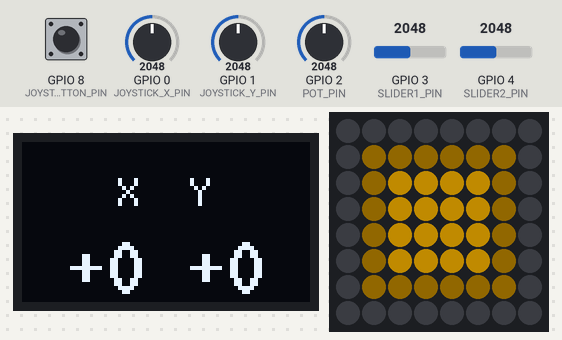
A program run on a simulated ESP32-C3. On the bench: 72×40 one-colour display, 8×8 RGB LED matrix (first LED top left, wired row by row). The test bench sets the inputs (shaded band); at power-on: GPIO 0 (JOYSTICK_X_PIN) = 2048, GPIO 3 (SLIDER1_PIN) = 2048, GPIO 2 (POT_PIN) = 2048, GPIO 8 (JOYSTICK_BUTTON_PIN) HIGH, GPIO 1 (JOYSTICK_Y_PIN) = 2048, GPIO 4 (SLIDER2_PIN) = 2048 (analog values on the 0–4095 scale). Dim RGB values are drawn brighter than linear; what the program prints to the serial monitor is not drawn.

Above: at 1.5 s.
1.6 s: GPIO 0 (JOYSTICK_X_PIN) set to 160
At 3.0 s:
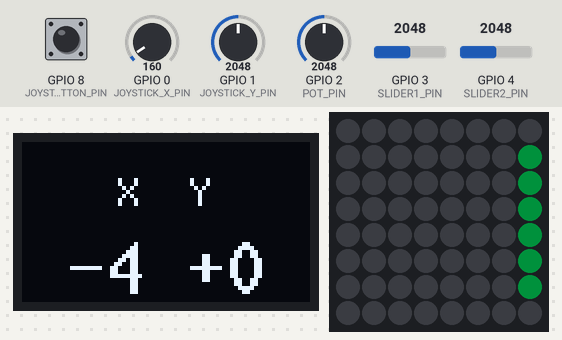
3.7 s: GPIO 3 (SLIDER1_PIN) set to 2866
At 4.09 s:
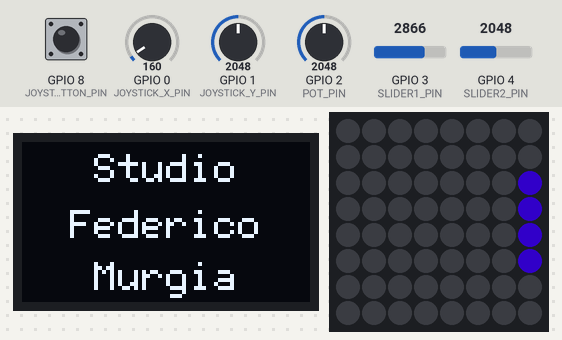
6.3 s: GPIO 2 (POT_PIN) set to 160
At 7.46 s:
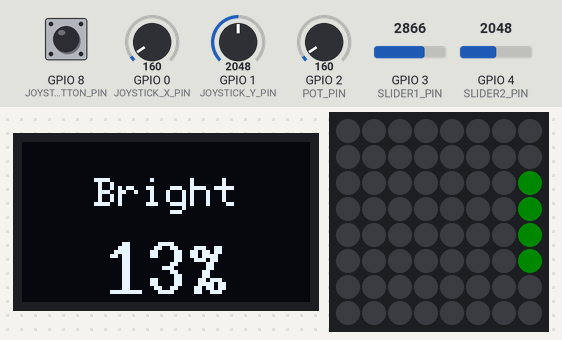
8.1 s: GPIO 8 (JOYSTICK_BUTTON_PIN) pulled LOW for 0.15 s
At 8.9 s:
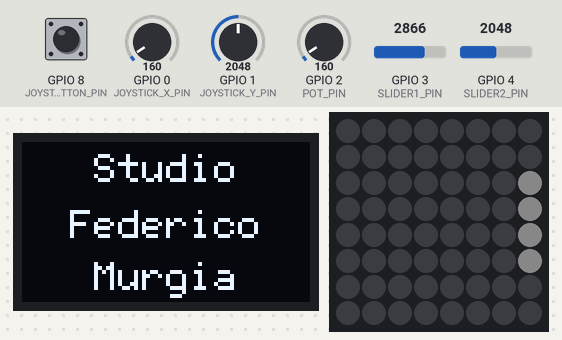
11.2 s: GPIO 1 (JOYSTICK_Y_PIN) set to 2866
At 12.2 s:
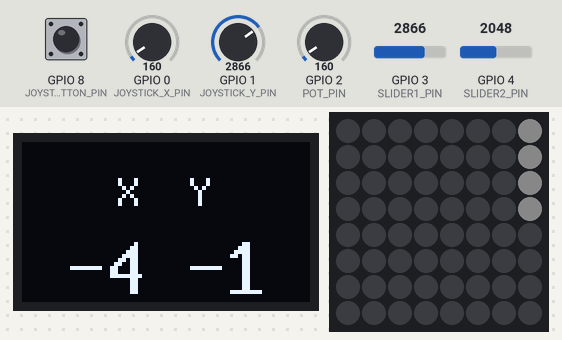
14.2 s: GPIO 4 (SLIDER2_PIN) set to 2866
At 15.3 s:
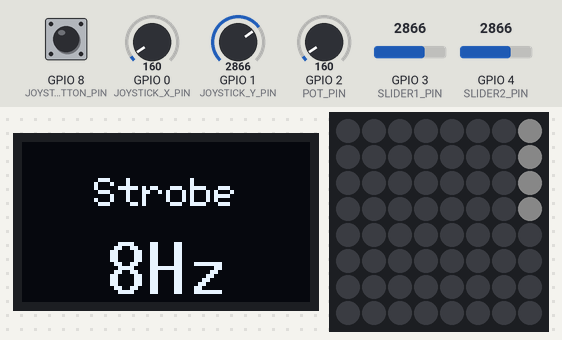
Timing chart, 0 to 17.2 s (numbered marks = the images above; inputs shaded):
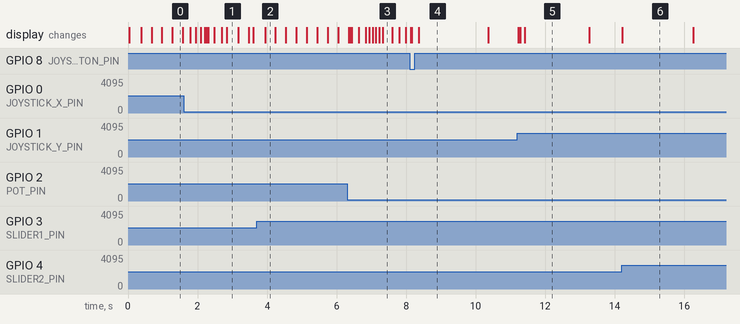

The program:

main.cpp
```cpp
#include <Arduino.h>
#include <FastLED.h>
#include <U8g2lib.h>
#include <Wire.h>

namespace {

// Matrix size.
constexpr uint8_t  MATRIX_WIDTH  = 8;
constexpr uint8_t  MATRIX_HEIGHT = 8;
constexpr uint16_t LED_COUNT     = MATRIX_WIDTH * MATRIX_HEIGHT;

// OLED — 01space 0.42" SSD1306, 72x40, I2C on GPIO5/GPIO6.
constexpr uint8_t OLED_SDA = 5;
constexpr uint8_t OLED_SCL = 6;
constexpr uint32_t SCREEN_INTERVAL_MS = 2000;

// Pins — ESP32-C3 Egg board.
constexpr uint8_t LED_PIN             = 7;
constexpr uint8_t JOYSTICK_X_PIN     = 0;
constexpr uint8_t JOYSTICK_Y_PIN     = 1;
constexpr uint8_t JOYSTICK_BUTTON_PIN = 8;
constexpr uint8_t POT_PIN            = 2;
constexpr uint8_t SLIDER1_PIN        = 3;
constexpr uint8_t SLIDER2_PIN        = 4;

// LED brightness.
constexpr uint8_t BRIGHTNESS = 40;

// Target ~50 fps.
constexpr uint32_t FRAME_INTERVAL_MS = 20;

// Ignore tiny joystick movement around the center.
constexpr int DEADZONE = 250;

// Minimum stable time before a button press is accepted.
constexpr uint32_t DEBOUNCE_MS = 50;

// Full 12-bit ADC range.
constexpr int ADC_MAX = 4095;

// Symmetric deflection range around center.
// Kept below physical ADC max so full deflection reliably clears the last position bin.
constexpr int AXIS_HALF_RANGE = 1500;

// Strobe frequency range controlled by s2 slider.
constexpr float STROBE_HZ_MIN = 1.0f;
constexpr float STROBE_HZ_MAX = 20.0f;

U8G2_SSD1306_72X40_ER_F_SW_I2C u8g2(U8G2_R2, OLED_SCL, OLED_SDA, U8X8_PIN_NONE);

CRGB leds[LED_COUNT];

int centerX = 2048, centerY = 2048;
int axisMinX = 0, axisMaxX = ADC_MAX;
int axisMinY = 0, axisMaxY = ADC_MAX;

constexpr float EMA_ALPHA     = 0.4f;
constexpr float EMA_ALPHA_POT = 0.8f;
float emaX   = 2048.0f;
float emaY   = 2048.0f;
float emaPot = 2048.0f;
float emaSl1 = 2048.0f;
float emaSl2 = 2048.0f;

bool lastButtonReading = HIGH;
bool stableButtonState = HIGH;
uint32_t lastDebounceTime = 0;

// 0=fade  1=white  2=red  3=green  4=blue  5=strobe white  6=strobe fade  7=off
uint8_t colorMode = 0;
constexpr uint8_t COLOR_MODES = 8;

uint8_t fadeHue = 0;
bool displayWasEnabled = true;
int lastBx = -1, lastBy = -1;
bool currentStrobeOn = false;

uint16_t xyToIndex(uint8_t x, uint8_t y) {
  return static_cast<uint16_t>(y * MATRIX_WIDTH + (MATRIX_WIDTH - 1 - x));
}

// All analog pins on ADC1 — no dummy read needed, just average for noise.
int smoothAnalogRead(uint8_t pin, uint8_t samples = 4) {
  long sum = 0;
  for (uint8_t i = 0; i < samples; i++) sum += analogRead(pin);
  return constrain(static_cast<int>(sum / samples), 0, ADC_MAX);
}

void calibrateJoystick() {
  delay(250);
  long sumX = 0, sumY = 0;
  constexpr uint8_t SAMPLES = 32;
  for (uint8_t i = 0; i < SAMPLES; i++) {
    sumX += analogRead(JOYSTICK_X_PIN);
    sumY += analogRead(JOYSTICK_Y_PIN);
    delay(2);
  }
  centerX = static_cast<int>(sumX / SAMPLES);
  centerY = static_cast<int>(sumY / SAMPLES);
  axisMinX = centerX - AXIS_HALF_RANGE;
  axisMaxX = centerX + AXIS_HALF_RANGE;
  axisMinY = centerY - AXIS_HALF_RANGE;
  axisMaxY = centerY + AXIS_HALF_RANGE;
  emaX = static_cast<float>(centerX);
  emaY = static_cast<float>(centerY);
}

uint8_t joystickToPosition(int rawValue, int centerValue,
                           int axisMin, int axisMax, uint8_t size) {
  const int delta = rawValue - centerValue;
  if (abs(delta) < DEADZONE) return size / 2;
  long position;
  if (delta < 0) {
    position = map(rawValue, centerValue - DEADZONE, axisMin, size / 2 - 1, 0);
  } else {
    position = map(rawValue, centerValue + DEADZONE, axisMax, size / 2, size - 1);
  }
  return static_cast<uint8_t>(constrain(position, 0, size - 1));
}

void updateButton() {
  const bool reading = digitalRead(JOYSTICK_BUTTON_PIN);
  if (reading != lastButtonReading) lastDebounceTime = millis();
  lastButtonReading = reading;
  if ((millis() - lastDebounceTime) > DEBOUNCE_MS) {
    if (reading != stableButtonState) {
      stableButtonState = reading;
      if (stableButtonState == LOW) colorMode = (colorMode + 1) % COLOR_MODES;
    }
  }
}

void drawPixelFromJoystick() {
  if (colorMode == 7) {
    if (displayWasEnabled) { FastLED.clear(true); displayWasEnabled = false; }
    return;
  }
  displayWasEnabled = true;

  const int rawX = smoothAnalogRead(JOYSTICK_X_PIN);
  const int rawY = smoothAnalogRead(JOYSTICK_Y_PIN);
  emaX = EMA_ALPHA * rawX + (1.0f - EMA_ALPHA) * emaX;
  emaY = EMA_ALPHA * rawY + (1.0f - EMA_ALPHA) * emaY;
  const int sX  = static_cast<int>(emaX);
  const int sY  = static_cast<int>(emaY);
  emaPot = EMA_ALPHA_POT * smoothAnalogRead(POT_PIN)    + (1.0f - EMA_ALPHA_POT) * emaPot;
  emaSl1 = EMA_ALPHA_POT * smoothAnalogRead(SLIDER1_PIN) + (1.0f - EMA_ALPHA_POT) * emaSl1;
  emaSl2 = EMA_ALPHA_POT * smoothAnalogRead(SLIDER2_PIN) + (1.0f - EMA_ALPHA_POT) * emaSl2;
  const int pot = static_cast<int>(emaPot);
  const int sl1 = static_cast<int>(emaSl1);
  const int sl2 = static_cast<int>(emaSl2);

  FastLED.setBrightness(map(pot, 0, 4095, 0, 255));
  FastLED.clear();

  const int blockSize = map(sl1, 0, 4095, 8, 1);
  // Odd sizes > 1 show as the next even size with a dimmed outer ring.
  const bool hasDimRing = (blockSize > 1 && blockSize % 2 == 1);
  const int displaySize = hasDimRing ? blockSize + 1 : blockSize;
  const uint8_t sizeX = MATRIX_WIDTH  + displaySize - 1;
  const uint8_t sizeY = MATRIX_HEIGHT + displaySize - 1;
  const uint8_t xPos  = joystickToPosition(sX, centerX, axisMinX, axisMaxX, sizeX);
  const uint8_t yBot  = joystickToPosition(sY, centerY, axisMinY, axisMaxY, sizeY);
  const int bx = (int)xPos - (displaySize - 1);
  const int by = (int)(MATRIX_HEIGHT - yBot) - 1;
  const uint8_t joyX = joystickToPosition(sX, centerX, axisMinX, axisMaxX, 9);
  const uint8_t joyY = joystickToPosition(sY, centerY, axisMinY, axisMaxY, 9);
  lastBx = (int)joyX - 4;
  lastBy = 4 - (int)joyY;

  static float    strobePhase    = 0.0f;
  static uint32_t lastStrobeTime = 0;
  const uint32_t  nowMs          = millis();
  const float     dt             = (lastStrobeTime > 0) ? (nowMs - lastStrobeTime) / 1000.0f
                                                        : FRAME_INTERVAL_MS / 1000.0f;
  lastStrobeTime = nowMs;
  const float strobeHz = STROBE_HZ_MIN + ((4095 - sl2) / 4095.0f) * (STROBE_HZ_MAX - STROBE_HZ_MIN);
  strobePhase += strobeHz * dt;
  if (strobePhase >= 1.0f) strobePhase -= 1.0f;
  const bool strobeOn = strobePhase < 0.5f;
  currentStrobeOn = strobeOn;

  if (colorMode == 0) fadeHue++;
  if (colorMode == 6) fadeHue++;

  CRGB color;
  switch (colorMode) {
    case 0: color = CHSV(fadeHue, 255, 255);                      break;
    case 1: color = CRGB::White;                                   break;
    case 2: color = CRGB::Red;                                     break;
    case 3: color = CRGB::Green;                                   break;
    case 4: color = CRGB::Blue;                                    break;
    case 5: color = strobeOn ? CRGB::White : CRGB::Black;         break;
    case 6: color = strobeOn ? CRGB(CHSV(fadeHue, 255, 255))
                             : CRGB::Black;                        break;
    default: color = CRGB::Black;                                  break;
  }

  Serial.printf("sx-%d-sy-%d-x-%d-y-%d-p-%d-s1-%d-s2-%d-m-%d\n",
                sX, sY, joyX, joyY, pot, sl1, sl2, colorMode);

  CRGB dimColor = color;
  dimColor.nscale8(50);  // ~20% brightness for the outer ring on odd sizes

  for (int dy = 0; dy < displaySize; dy++) {
    for (int dx = 0; dx < displaySize; dx++) {
      const int px = bx + dx;
      const int py = by + dy;
      if (px >= 0 && px < MATRIX_WIDTH && py >= 0 && py < MATRIX_HEIGHT) {
        const bool isOuter = hasDimRing &&
                             (dx == 0 || dx == displaySize - 1 ||
                              dy == 0 || dy == displaySize - 1);
        leds[xyToIndex(px, py)] = isOuter ? dimColor : color;
      }
    }
  }

  FastLED.show();
}

void drawCentered(const char* str, uint8_t y) {
  u8g2.drawStr((72 - u8g2.getStrWidth(str)) / 2, y, str);
}

void drawIdleScreen(uint8_t page) {
  u8g2.clearBuffer();
  if (page == 0) {
    u8g2.setFont(u8g2_font_10x20_tf);
    drawCentered("AV", 20);
    u8g2.setFont(u8g2_font_6x12_tf);
    drawCentered("controller", 38);
  } else {
    u8g2.setFont(u8g2_font_6x12_tf);
    drawCentered("Studio", 10);
    drawCentered("Federico", 24);
    drawCentered("Murgia", 37);
  }
  u8g2.sendBuffer();
}

void updateScreen(int pot, int sl1, int sl2, bool strobeMode, bool strobeOn) {
  static uint32_t lastSwitch   = 0;
  static uint32_t lastActivity = 0;
  static uint32_t lastDraw     = 0;
  static uint8_t  page         = 0;
  static int      lastPot      = -1;
  static int      lastSl1      = -1;
  static int      lastSl2      = -1;
  static int      prevBx       = -99;
  static int      prevBy       = -99;
  static int      drawnBx      = -99;
  static int      drawnBy      = -99;
  constexpr int       THRESHOLD       = 40;
  constexpr uint32_t ACTIVITY_MS = 2000;
  constexpr uint32_t MIN_DRAW_MS = 200;

  const uint32_t now = millis();

  // During strobe: draw "STROBE" once on entry, then freeze completely.
  static bool strobeLabelShown = false;
  if (strobeMode) {
    if (!strobeLabelShown) {
      strobeLabelShown = true;
      lastSl2 = sl2; lastPot = pot; lastSl1 = sl1;  // sync so exit shows fresh values
      u8g2.clearBuffer();
      u8g2.setFont(u8g2_font_6x12_tf);
      drawCentered("mode", 16);
      u8g2.setFont(u8g2_font_10x20_tf);
      drawCentered("STROBE", 38);
      u8g2.sendBuffer();
    }
    return;  // absolutely no further screen updates while in strobe
  }
  strobeLabelShown = false;  // reset so next strobe entry redraws

  // Normal (non-strobe) mode — check for significant changes.
  const char* label = nullptr;
  char valStr[16];

  if (abs(pot - lastPot) > THRESHOLD) {
    label = "Bright";
    snprintf(valStr, sizeof(valStr), "%d%%", map(pot, 0, 4095, 0, 100));
    lastPot = pot; lastActivity = now;
  } else if (abs(sl1 - lastSl1) > THRESHOLD) {
    label = "Size";
    snprintf(valStr, sizeof(valStr), "%d", map(sl1, 0, 4095, 8, 1));
    lastSl1 = sl1; lastActivity = now;
  } else if (abs(sl2 - lastSl2) > THRESHOLD) {
    label = "Strobe";
    snprintf(valStr, sizeof(valStr), "%.0fHz",
             STROBE_HZ_MIN + ((4095 - sl2) / 4095.0f) * (STROBE_HZ_MAX - STROBE_HZ_MIN));
    lastSl2 = sl2; lastActivity = now;
  } else if (lastBx != prevBx || lastBy != prevBy) {
    prevBx = lastBx; prevBy = lastBy;
    lastActivity = now;
    // don't draw yet — wait for joystick to settle
  } else if ((lastBx != drawnBx || lastBy != drawnBy) &&
             now - lastActivity > 150) {
    label = "X  Y";
    snprintf(valStr, sizeof(valStr), "%+d %+d", lastBx, lastBy);
    drawnBx = lastBx; drawnBy = lastBy;
  }

  if (label && (now - lastDraw >= MIN_DRAW_MS)) {
    lastDraw = now;
    u8g2.clearBuffer();
    u8g2.setFont(u8g2_font_6x12_tf);
    drawCentered(label, 16);
    u8g2.setFont(u8g2_font_10x20_tf);
    drawCentered(valStr, 38);
    u8g2.sendBuffer();
    return;
  }

  // No recent activity — show idle alternating text.
  if (now - lastActivity < ACTIVITY_MS) return;

  if (now - lastSwitch >= SCREEN_INTERVAL_MS) {
    lastSwitch = now;
    lastDraw = now;
    page = 1 - page;
    drawIdleScreen(page);
  }
}

}  // namespace

void setup() {
  Serial.begin(115200);

  u8g2.begin();
  u8g2.clearBuffer();
  u8g2.setFont(u8g2_font_10x20_tf);
  u8g2.drawStr((72 - u8g2.getStrWidth("AV")) / 2, 20, "AV");
  u8g2.setFont(u8g2_font_6x12_tf);
  u8g2.drawStr((72 - u8g2.getStrWidth("controller")) / 2, 38, "controller");
  u8g2.sendBuffer();

  pinMode(JOYSTICK_BUTTON_PIN, INPUT_PULLUP);

  analogReadResolution(12);
  analogSetAttenuation(ADC_11db);  // sets all ADC1 pins at once on C3

  FastLED.addLeds<NEOPIXEL, LED_PIN>(leds, LED_COUNT);
  FastLED.setBrightness(BRIGHTNESS);
  FastLED.clear(true);

  calibrateJoystick();

  Serial.println("ready");
}

void loop() {
  static uint32_t lastFrame = 0;
  updateButton();
  const uint32_t now = millis();
  if (now - lastFrame >= FRAME_INTERVAL_MS) {
    lastFrame = now;
    drawPixelFromJoystick();
    const bool strobeMode = (colorMode == 5 || colorMode == 6);
    updateScreen(static_cast<int>(emaPot), static_cast<int>(emaSl1), static_cast<int>(emaSl2),
                 strobeMode, currentStrobeOn);
  }
}
```

Measured:
- after the input at 6.3 s, the display: first changes after 0.05 s (image 3 shows a later state)
- after the input at 14.2 s, the display: changes at once (image 6)
- what the display in image 4 shows lasts 2.0 s, from 8.4 s to 10.4 s
- what the display in image 5 shows lasts 1.9 s, from 11.4 s to 13.3 s
